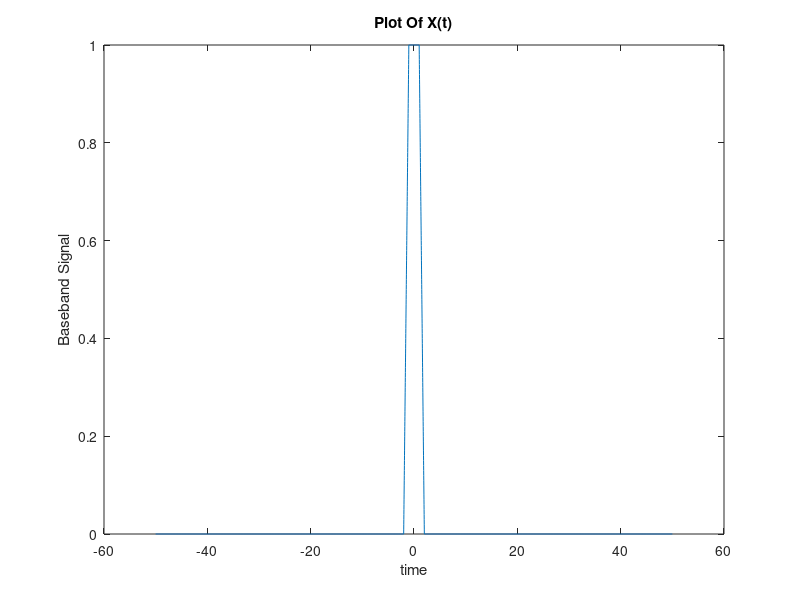
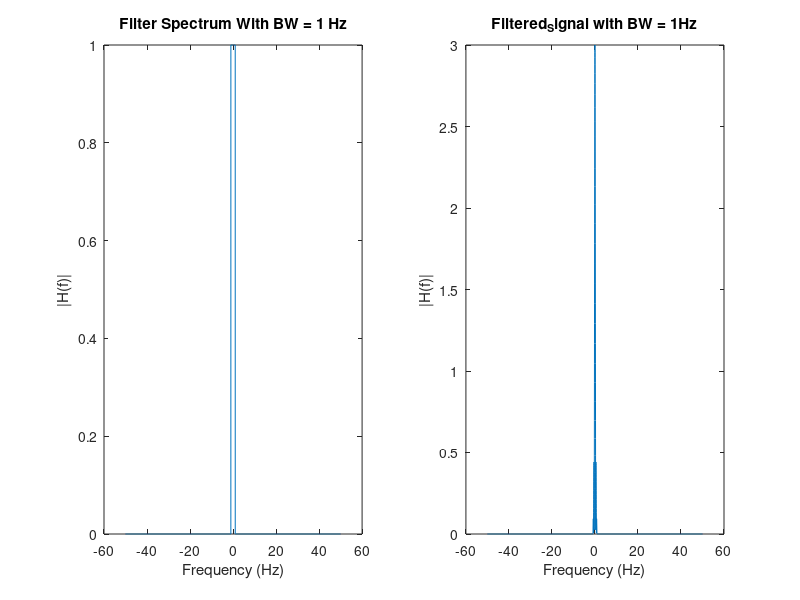
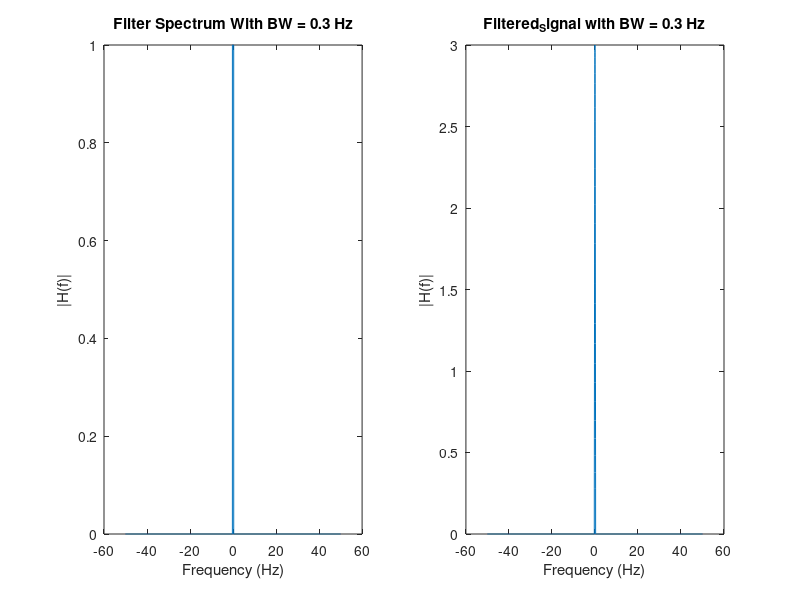

Source code (MATLAB) for these figures, in order:
clc;
clear;
close all

###########################    Time Domain    ###########################

ts = 0.01;                   %Time step
T = 100;                     %simulation time
N = ceil(T/ts);              %number of time samples
t = -(N/2)*ts : ts : ((N-1)/2)*ts;       %time vector

###########################  frequency domain  ##########################

fs = 100;   %1/ts
df = 0.01;  %fs/N
if (rem(N,2)==0)
  f = -(0.5*fs): df : (0.5*fs-df);
else
  f = -(0.5*fs-0.5*df): df : (0.5*fs-0.5*df);
end

###########################  BaseBand Signal  ###########################

m = zeros(size(t));
m(t >= -2 & t < -1) = t(t >= -2 & t < -1)+2;     % m(t) = t+2 for the range -2 <= t <= -1
m(t >= -1 & t <= 1) = 1;                         % m(t) = 1   for the range -1 <= t <= 1
m(t > 1 & t <= 2) = -t(t > 1 & t <= 2)+2;        % m(t) =-t+2 for the range  1 <= t <= 2

figure(1)
plot(t,m);
xlabel('time');
ylabel('Baseband Signal');
title('Plot Of X(t)');

#################  frequency respone of base band signal  #################

M = fftshift(fft(m))*ts;
Analytical = -3 * sinc(f) .* sinc(3*f);

##############################    plotting   ##############################

figure(2)
subplot(1,2,1)
plot(f,abs(M));
xlabel('time');
ylabel('Frequency respone of m(t)');
title('M(f)');
subplot(1,2,2)
plot(f,abs(Analytical));
xlabel('frequency');
ylabel('Frequency respone of m(t)');
title('Analytical Solution');


############################        Bandwidth       #########################

Total_Energy_in_Freq = sum(abs(M).^2)*df;      % ∑ M^2 df

zero_freq = find(f==0);   %since the spectrum is even around the y-axis, we need to find the component number in the middle at f==0
Energy_accumulator=0;
for(index = zero_freq : length(f) )
  Energy_accumulator =  Energy_accumulator + (abs(M(index)).^2)*df;   %accumulating the energy of all components until we reach the end of the spectrum
  if(Energy_accumulator >= (0.95/2)*Total_Energy_in_Freq); %0.95/2 because we are calculating the power of the right half of the spectrum so the total power is expected to be 50%
    Bandwidth = f(index)
    break
  end
end

##########################   Ideal LowPass Filter BW=1HZ   #######################
H1 = zeros(size(Analytical));
H1 = abs(f)<(1+df);
Filtered_Signal1 = M.*H1;

figure(2)
subplot(1,2,1)
plot(f,abs(H1))
xlabel('Frequency (Hz)')
ylabel('|H(f)|')
title('Filter Spectrum With BW = 1 Hz')
subplot(1,2,2)
plot(f,abs(Filtered_Signal1))
xlabel('Frequency (Hz)')
ylabel('|H(f)|')
title('Filtered_Signal with BW = 1Hz')

#########################   Ideal LowPass Filter BW=0.3HZ   ######################

H2 = zeros(size(Analytical));
H2 = abs(f)<(0.3+df);
Filtered_Signal2 = M.*H2;

figure(3)
subplot(1,2,1)
plot(f,abs(H2))
xlabel('Frequency (Hz)')
ylabel('|H(f)|')
title('Filter Spectrum With BW = 0.3 Hz')
subplot(1,2,2)
plot(f,abs(Filtered_Signal2))
xlabel('Frequency (Hz)')
ylabel('|H(f)|')
title('Filtered_Signal with BW = 0.3 Hz')



